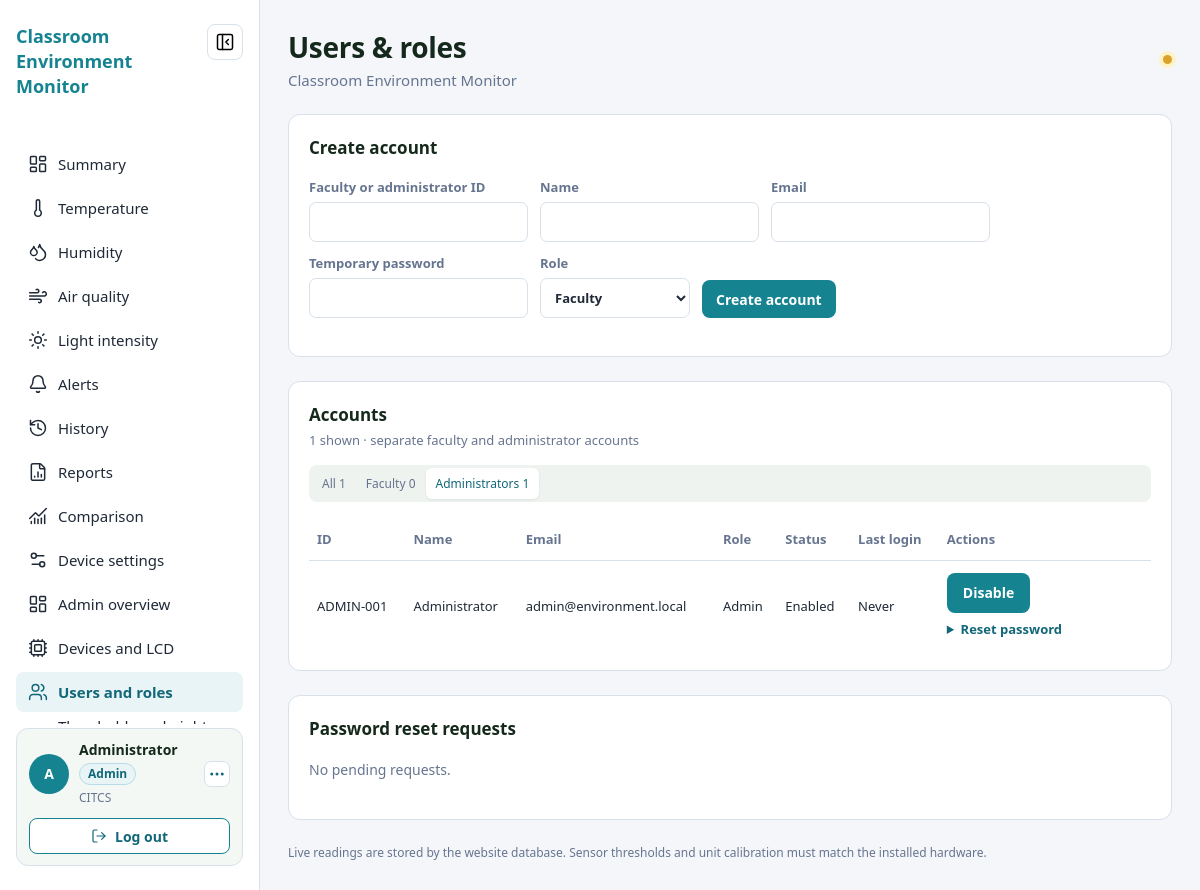
/pages/admin_users.php?role=admin (signed in), run on the app's committed database.
### tables this page shows
CREATE TABLE IF NOT EXISTS users (
  id BIGINT UNSIGNED NOT NULL AUTO_INCREMENT,
  account_id VARCHAR(40) NOT NULL,
  name VARCHAR(120) NOT NULL,
  email VARCHAR(190) NOT NULL,
  password_hash VARCHAR(255) NOT NULL,
  role ENUM('faculty','admin') NOT NULL DEFAULT 'faculty',
  is_enabled TINYINT(1) NOT NULL DEFAULT 1,
  created_at DATETIME NOT NULL DEFAULT CURRENT_TIMESTAMP,
  last_login_at DATETIME NULL,
  PRIMARY KEY (id),
  UNIQUE KEY uq_users_account_id (account_id),
  UNIQUE KEY uq_users_email (email)
);

### pages/admin_users.php (the view, shortened to what this page needs)
<?php
require_once __DIR__ . '/../assets/php/layout.php';
$users = $requests = [];
$roleFilter = (string)($_GET['role'] ?? 'all');
try {
    $pdo = db();
    $users = $pdo->query('SELECT id,account_id,name,email,role,is_enabled,created_at,last_login_at FROM users ORDER BY id')->fetchAll();
    $requests = $pdo->query("SELECT r.id,r.created_at,u.account_id,u.name,u.email FROM password_reset_requests r JOIN users u ON u.id=r.user_id WHERE r.status='pending' ORDER BY r.created_at")->fetchAll();
} catch (Throwable $exception) {
    if (isset($pdo) && $pdo->inTransaction()) $pdo->rollBack();
    $message = $exception instanceof RuntimeException ? $exception->getMessage() : database_error_message();
}
$roleCounts = ['admin'=>0,'faculty'=>0];
foreach ($users as $user) if (isset($roleCounts[$user['role']])) $roleCounts[$user['role']]++;
$visibleUsers = $roleFilter === 'all' ? $users : array_values(array_filter($users, static fn($user) => $user['role'] === $roleFilter));
?>
<section class="content-card"><h2>Create account</h2><form class="filter-form" method="post"><input type="hidden" name="csrf_token" value="<?= e(csrf_token()) ?>"><input type="hidden" name="action" value="create"><label>Faculty or administrator ID<input name="account_id" required maxlength="40"></label><label>Name<input name="name" required maxlength="120"></label><label>Email<input type="email" name="email" required maxlength="190"></label><label>Temporary password<input type="password" name="password" required minlength="12"></label><label>Role<select name="role"><option value="faculty">Faculty</option><option value="admin">Administrator</option></select></label><button class="button-primary small" type="submit">Create account</button></form></section>
<section class="content-card"><div class="section-heading"><div><h2>Accounts</h2><p><?= count($visibleUsers) ?> shown · separate faculty and administrator accounts</p></div></div><nav class="segmented admin-filter-tabs" aria-label="Filter accounts"><a class="<?= $roleFilter==='all'?'selected':'' ?>" href="<?= e(app_url('pages/admin_users.php?role=all')) ?>">All <?= count($users) ?></a><a class="<?= $roleFilter==='faculty'?'selected':'' ?>" href="<?= e(app_url('pages/admin_users.php?role=faculty')) ?>">Faculty <?= $roleCounts['faculty'] ?></a><a class="<?= $roleFilter==='admin'?'selected':'' ?>" href="<?= e(app_url('pages/admin_users.php?role=admin')) ?>">Administrators <?= $roleCounts['admin'] ?></a></nav><div class="table-scroll"><table class="admin-users-table"><thead><tr><th>ID</th><th>Name</th><th>Email</th><th>Role</th><th>Status</th><th>Last login</th><th>Actions</th></tr></thead><tbody><?php foreach ($visibleUsers as $u): ?><tr><td><?= e($u['account_id']) ?></td><td><?= e($u['name']) ?></td><td><?= e($u['email']) ?></td><td><?= e(ucfirst($u['role'])) ?></td><td><?= $u['is_enabled'] ? 'Enabled' : 'Disabled' ?></td><td><?= e($u['last_login_at'] ?: 'Never') ?></td><td class="admin-user-actions"><form method="post"><input type="hidden" name="csrf_token" value="<?= e(csrf_token()) ?>"><input type="hidden" name="action" value="toggle"><input type="hidden" name="target_user_id" value="<?= (int)$u['id'] ?>"><button class="button-link small" type="submit" <?= (int)$u['id'] === (int)$_SESSION['user_id'] ? 'disabled' : '' ?>><?= $u['is_enabled'] ? 'Disable' : 'Enable' ?></button></form><details><summary>Reset password</summary><form class="filter-form" method="post"><input type="hidden" name="csrf_token" value="<?= e(csrf_token()) ?>"><input type="hidden" name="action" value="reset_user"><input type="hidden" name="target_user_id" value="<?= (int)$u['id'] ?>"><label>New password<input type="password" name="password" minlength="12" required></label><button class="button-primary small" type="submit">Set password</button></form></details></td></tr><?php endforeach; ?></tbody></table></div></section>
<section class="content-card"><h2>Password reset requests</h2><?php if (!$requests): ?><p class="empty-state">No pending requests.</p><?php endif; ?></section>

### assets/css/app.css (style rules this page uses)
:root { color-scheme:light;--bg:#f4f8f4;--surface:#fff;--line:#d6e3d8;--ink:#14281b;--muted:#4a5f4f;--primary:#2e7d32;--primary-dark:#1b5e20;--primary-soft:#e3f1e4;--ok-bg:#dcfce7;--ok-text:#166534;--warn-bg:#fef3c7;--warn-text:#92400e;--alert-bg:#fee2e2;--alert-text:#991b1b;--grey-bg:#e5e7eb;--grey-text:#374151;font-family:"IBM Plex Sans","Segoe UI",Arial,sans-serif;color:var(--ink);background:var(--bg) }
* { box-sizing:border-box }
html { font-size:100%;scroll-behavior:smooth }
body { margin:0;min-width:320px;background:var(--bg) }
a { color:inherit }
.trend-card,.content-card,.alerts-card { min-width:0;padding:20px;border:1px solid var(--line);border-radius:12px;background:var(--surface) }
.trend-header,.section-heading { display:flex;align-items:center;justify-content:space-between;gap:12px }
.alerts-card h2,.content-card>h2 { margin:0 0 16px;font-size:1.0625rem;line-height:25px;font-weight:600 }
.content-card { margin-bottom:0 }
.content-card>p { color:var(--muted);font-size:0.875rem;line-height:1.55 }
.table-scroll { width:100%;overflow-x:auto }
table { width:100%;min-width:760px;border-collapse:collapse;text-align:left }
th,td { padding:12px 8px;border-bottom:1px solid var(--line);font-size:0.8125rem;line-height:18px;white-space:nowrap }
th { color:var(--muted);font-weight:600 }
td { color:var(--ink) }
tbody tr:last-child td { border-bottom:0 }
.empty-state { margin:18px 0;color:var(--muted);font-size:0.875rem;line-height:1.55 }
.button-link,.button-primary { display:inline-flex;min-height:40px;align-items:center;justify-content:center;padding:10px 16px;border:0;border-radius:8px;background:var(--primary);color:white;text-decoration:none;font-size:0.875rem;font-weight:600;cursor:pointer }
.button-primary.small { min-height:38px;padding:8px 14px }
.filter-form,.settings-form { display:flex;align-items:flex-end;flex-wrap:wrap;gap:12px;margin:18px 0 }
.filter-form label,.settings-form label,.auth-card label { display:flex;min-width:150px;flex-direction:column;gap:6px;color:var(--muted);font-size:0.8125rem;font-weight:600 }
.filter-form input,.filter-form select,.settings-form input,.auth-card input { min-height:40px;padding:8px 10px;border:1px solid var(--line);border-radius:7px;background:white;color:var(--ink) }
.section-heading { margin-bottom:16px }
.section-heading h2 { margin:0;font-size:1.0625rem;line-height:25px }
.section-heading p { margin:4px 0 0;color:var(--muted);font-size:0.8125rem }
.segmented { display:flex;padding:3px;border-radius:8px;background:#eef3ef }
.segmented a { padding:7px 10px;border-radius:6px;color:var(--muted);font-size:0.75rem;text-decoration:none }
.segmented a.selected { background:#fff;color:var(--primary-dark);box-shadow:0 1px 3px #0001 }
.app-page { height:100vh;overflow:hidden }
:root { --profile-bg:#f3f8f4 }
.segmented a { transition:background-color .18s ease,color .18s ease,box-shadow .18s ease,transform .18s ease }
.user-card,.reading-card,.trend-card,.health-card,.content-card,.alerts-card,.admin-tile { transition:transform .2s ease,box-shadow .2s ease,border-color .2s ease }
.button-link,.button-primary,.logout,.sidebar-toggle { transition:background-color .18s ease,color .18s ease,box-shadow .18s ease,transform .18s ease }
tbody tr { transition:background-color .15s ease }
.admin-filter-tabs { margin-bottom:16px }
.admin-user-actions { min-width:190px }
.admin-user-actions>form { margin:0 0 7px }
.admin-user-actions details>summary { color:var(--primary-dark);font-size:.8125rem;font-weight:600;cursor:pointer }

### responsiveness/mobile/mobile.css (style rules this page uses)
body.app-page.app-role-admin { --bg:#f4f6fa;--surface:#fff;--line:#d8e0ea;--ink:#1f2937;--muted:#66758f;--primary:#168391;--primary-dark:#126779;--primary-soft:#e8f4f5;background:var(--bg) }

### data on the page
users: role "1", account "ADMIN-001", name "Administrator", email "admin@environment.local", role "Admin", is_enabled "Enabled", last_login_at "Never"

### other printed values
$label "Summary"
$label "Temperature"
$label "Humidity"
$label "Air quality"
$label "Light intensity"
$label "Alerts"
$label "History"
$label "Reports"
$label "Comparison"
$label "Device settings"
$label "Admin overview"
$label "Devices and LCD"
$label "Users and roles"
$initials "A"
$userName "Administrator"
